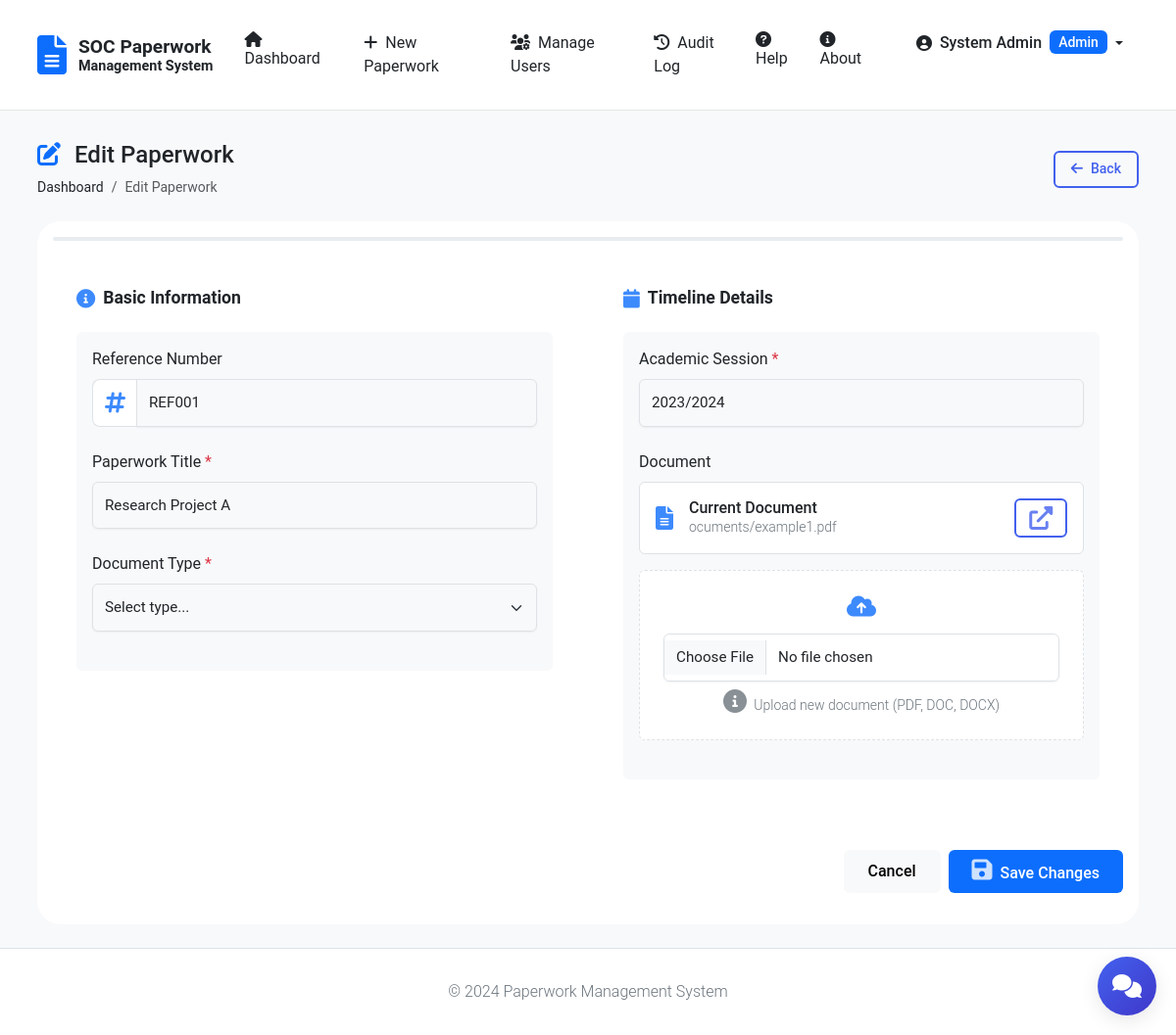
Screenshot of /editpaperwork.php?ppw_id=17 (signed in) with the database file from the repository.
### tables this page shows
CREATE TABLE `tbl_ppw` (
  `ppw_id` int(11) NOT NULL,
  `id` int(11) NOT NULL,
  `name` text NOT NULL,
  `session` varchar(255) NOT NULL,
  `project_name` varchar(255) NOT NULL,
  `project_date` date NOT NULL,
  `submission_time` timestamp NULL DEFAULT current_timestamp(),
  `status` varchar(50) DEFAULT NULL,
  `ref_number` varchar(50) NOT NULL,
  `ppw_type` varchar(50) NOT NULL,
  `document_path` varchar(255) DEFAULT NULL,
  `admin_note` text DEFAULT NULL,
  `current_stage` varchar(50) DEFAULT 'hod_review',
  `hod_approval` tinyint(1) DEFAULT NULL,
  `hod_note` text DEFAULT NULL,
  `hod_approval_date` datetime DEFAULT NULL,
  `dean_approval` varchar(255) DEFAULT NULL,
  `dean_note` text DEFAULT NULL,
  `dean_approval_date` datetime DEFAULT NULL,
  `user_email` varchar(255) NOT NULL
);

### editpaperwork.php (the view, shortened to what this page needs)
<?php
$auth = Auth::getInstance();
$auth->validateSession();
$conn = $auth->getConnection();
$ppw_id = filter_var($_GET['ppw_id'], FILTER_VALIDATE_INT);
try {
    $stmt = $conn->prepare(
        "SELECT p.*, u.email, u.user_type, u.department
         FROM tbl_ppw p
         JOIN tbl_users u ON p.id = u.id
         WHERE p.ppw_id = ?"
    );
    $stmt->execute([$ppw_id]);
    $paperwork = $stmt->fetch(PDO::FETCH_ASSOC);
} catch (Exception $e) {
    error_log("Edit paperwork error: " . $e->getMessage());
    header('Location: dashboard.php?error=' . urlencode($e->getMessage()));
    exit;
}
include 'includes/header.php';
try {
    $email = filter_var($auth->getUserEmail(), FILTER_SANITIZE_EMAIL);
    $userQuery = "SELECT id, name, user_type FROM tbl_users WHERE email = ? AND active = 1";
    $userStmt = $conn->prepare($userQuery);
    $userStmt->execute([$email]);
    $user = $userStmt->fetch(PDO::FETCH_ASSOC);
    if (isset($_GET['ppw_id'])) {
        $ppw_id = $_GET['ppw_id'];
        $sql = $user['user_type'] === 'admin'
            ? "SELECT * FROM tbl_ppw WHERE ppw_id = ?"
            : "SELECT * FROM tbl_ppw WHERE ppw_id = ? AND id = ?";
        $stmt = $conn->prepare($sql);
        $params = $user['user_type'] === 'admin' ? [$ppw_id] : [$ppw_id, $user['id']];
        $stmt->execute($params);
        $paperwork = $stmt->fetch(PDO::FETCH_ASSOC);
    } else {
        header('Location: dashboard.php');
        exit;
    }
} catch (Exception $e) {
    error_log("Edit Paperwork error: " . $e->getMessage());
    notifySystemError(
        'Edit Paperwork Error',
        $e->getMessage(),
        __FILE__,
        __LINE__
    );
    die("An error occurred while editing paperwork.");
}
?>
<!DOCTYPE html>
<html>
<head>
    <link rel="stylesheet" href="https://cdnjs.cloudflare.com/ajax/libs/font-awesome/6.0.0/css/all.min.css">
    <link href="https://cdn.jsdelivr.net/npm/bootstrap@5.3.3/dist/css/bootstrap.min.css" rel="stylesheet">
    <link rel="stylesheet" href="style.css">
</head>
<body class="bg-light">
    <main class="pt-5 mt-5">
    <div class="container py-4">
        <div class="page-header mb-4">
            <div class="row align-items-center">
                <div class="col">
                    <h4 class="mb-0">
                        <i class="fas fa-edit text-primary me-2"></i>
                        Edit Paperwork
                    </h4>
                    <nav aria-label="breadcrumb">
                        <ol class="breadcrumb mt-2">
                            <li class="breadcrumb-item"><a href="dashboard.php">Dashboard</a></li>
                            <li class="breadcrumb-item active">Edit Paperwork</li>
                        </ol>
                    </nav>
                </div>
                <div class="col-auto">
                    <a href="dashboard.php" class="btn btn-outline-primary btn-sm px-3">
                        <i class="fas fa-arrow-left me-2"></i>Back
                    </a>
                </div>
            </div>
        </div>
        <div class="card border-0 shadow-sm">
            <div class="card-body p-4">
                <div class="progress mb-4" style="height: 4px;">
                </div>
                <form action="editpaperwork.php?ppw_id=<?php echo htmlspecialchars($ppw_id); ?>"
                      method="post"
                      class="needs-validation"
                      enctype="multipart/form-data"
                      novalidate>
                    <div class="row g-4">
                        <div class="col-md-6">
                            <div class="form-section mb-4">
                                <h5 class="form-section-title">
                                    <i class="fas fa-info-circle text-primary me-2"></i>
                                    Basic Information
                                </h5>
                                <div class="card-body bg-light rounded p-4">
                                    <div class="mb-4">
                                        <label class="form-label">Reference Number</label>
                                        <div class="input-group">
                                            <span class="input-group-text bg-white">
                                                <i class="fas fa-hashtag text-primary"></i>
                                            </span>
                                            <input type="text"
                                                   class="form-control"
                                                   value="<?php echo htmlspecialchars($paperwork['ref_number']); ?>"
                                                   readonly>
                                        </div>
                                    </div>
                                    <div class="mb-4">
                                        <label class="form-label">Paperwork Title <span class="text-danger">*</span></label>
                                        <input type="text"
                                               class="form-control"
                                               name="project_name"
                                               value="<?php echo htmlspecialchars($paperwork['project_name']); ?>"
                                               required>
                                    </div>
                                    <div class="mb-4">
                                        <label class="form-label">Document Type <span class="text-danger">*</span></label>
                                        <select class="form-select" name="ppw_type" required>
                                            <option value="">Select type...</option>
                                        </select>
                                    </div>
                                </div>
                            </div>
                        </div>
                        <div class="col-md-6">
                            <div class="form-section mb-4">
                                <h5 class="form-section-title">
                                    <i class="fas fa-calendar text-primary me-2"></i>
                                    Timeline Details
                                </h5>
                                <div class="card-body bg-light rounded p-4">
                                    <div class="mb-4">
                                        <label class="form-label">Academic Session <span class="text-danger">*</span></label>
                                        <input type="text"
                                               class="form-control"
                                               name="session"
                                               value="<?php echo htmlspecialchars($paperwork['session']); ?>"
                                               required>
                                    </div>
                                    <div class="mb-4">
                                        <label class="form-label">Document</label>
                                        <?php if (!empty($paperwork['document_path'])): ?>
                                            <div class="current-file mb-3">
                                                <div class="d-flex align-items-center p-3 bg-white rounded border">
                                                    <i class="fas fa-file-alt text-primary me-3 fa-2x"></i>
                                                    <div class="flex-grow-1">
                                                        <h6 class="mb-0">Current Document</h6>
                                                        <p class="small text-muted mb-0">
                                                            <?php echo htmlspecialchars(substr($paperwork['document_path'], strpos($paperwork['document_path'], '_') + 1)); ?>
                                                        </p>
                                                    </div>
                                                    <a href="uploads/<?php echo htmlspecialchars($paperwork['document_path']); ?>"
                                                       class="btn btn-outline-primary btn-sm"
                                                       target="_blank">
                                                        <i class="fas fa-external-link-alt"></i>
                                                    </a>
                                                </div>
                                            </div>
                                        <?php endif; ?>
                                        <div class="upload-area p-4 bg-white rounded border border-dashed text-center">
                                            <i class="fas fa-cloud-upload-alt fa-2x text-primary mb-3"></i>
                                            <input type="file"
                                                   class="form-control"
                                                   id="document"
                                                   name="document"
                                                   accept=".pdf,.doc,.docx">
                                            <p class="small text-muted mt-2 mb-0">
                                                <i class="fas fa-info-circle me-1"></i>
                                                Upload new document (PDF, DOC, DOCX)
                                            </p>
                                        </div>
                                    </div>
                                </div>
                            </div>
                        </div>
                    </div>
                    <div class="d-flex justify-content-end gap-2 mt-4">
                        <button type="button"
                                class="btn btn-light px-4"
                                onclick="window.location.href='dashboard.php'">
                            Cancel
                        </button>
                        <button type="submit" class="btn btn-primary px-4">
                            <i class="fas fa-save me-2"></i>Save Changes
                        </button>
                    </div>
                </form>
            </div>
        </div>
    </div>
</main>
    <?php include 'includes/footer.php'; ?>
</body>
</html>

### includes/header.php (style rules this page uses)
body { visibility: hidden; transition: background-color 0.2s ease; }
body.theme-loaded { visibility: visible; }

### rows the page displays
tbl_ppw: ref_number "REF001", project_name "Research Project A", session "2023/2024", document_path "ocuments/example1.pdf"

### other values shown
$_SESSION['name'] "System Admin"
$_SESSION['user_type'] "Admin"
